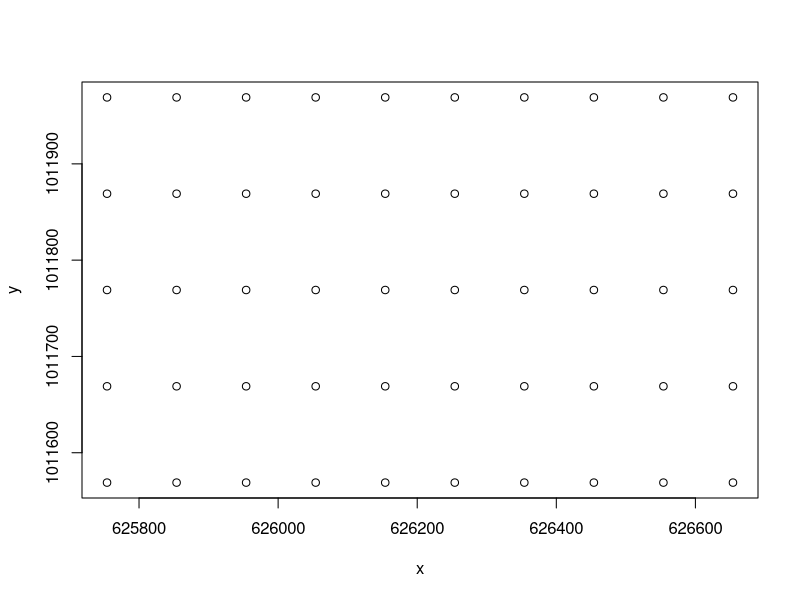
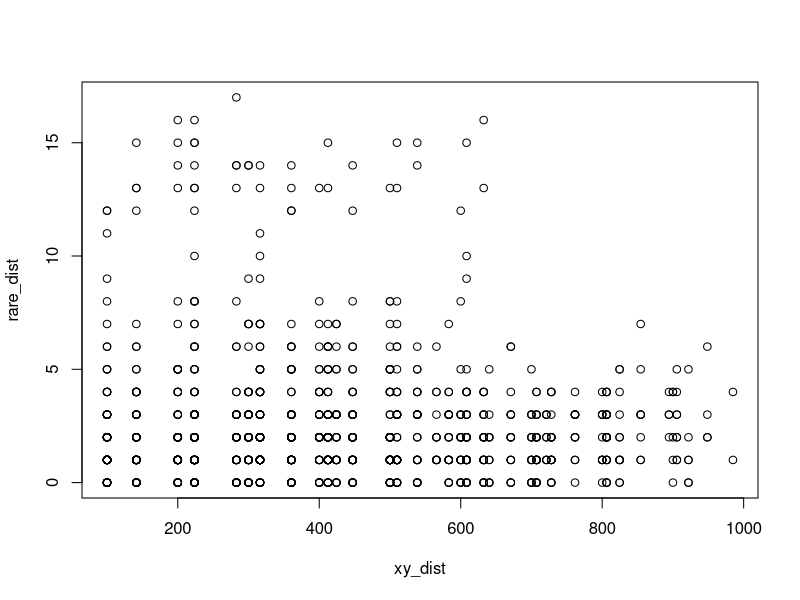
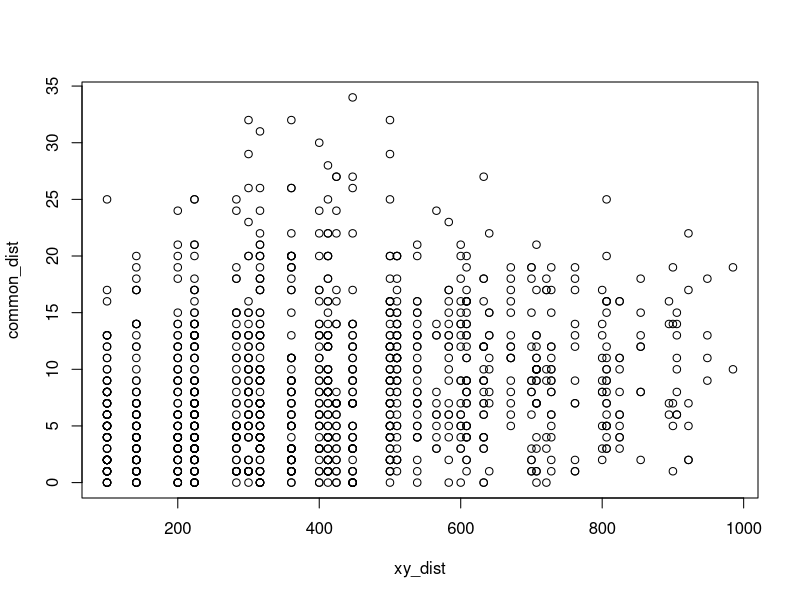

These charts were generated, in order, by the following R code: (Note: this script raises an error after producing the figures.)
## ---- chunk 1
library(vegan)
library(nlme)
data(BCI)
BCI_xy = data.frame(x = rep(seq(625754, 626654, by=100), each=5), 
                    y = rep(seq(1011569,  1011969, by=100), len=50))
dist(BCI_xy)
xy_dist = dist(BCI_xy)
max_dist = max(xy_dist) / 2
# Oenocarpus.mapora: common      Pouteria.reticulata: rare
plot(BCI_xy)
common = BCI$Oenocarpus.mapora
rare = BCI$Pouteria.reticulata
common_dist = dist(common)
rare_dist = dist(rare)
com = mantel(xy_dist, common_dist)
com
rare = mantel(xy_dist, rare_dist)
rare
plot(xy_dist, rare_dist)
plot(xy_dist, common_dist)

# The Mantel statistic for the common species indicates there is a positive correlation between spatial dependance and the common species. The Mantel statistic for the rare species indicates there is only a very slight correlation between the species and spatial dependance. 

# Model 1
DS = BCI$Drypetes.standleyi
QA = BCI$Quassia.amara
mod_DS1 <- glm(DS ~ QA, data= BCI)
mod_DS1
summary(mod_DS1)
mod_DS1 <- gls(DS ~ QA, data= BCI)
par(mfrow=c(1,1))
plot(Variogram(mod_DS1, form= ~ DS + QA))
x = BCI_xy$x 
y = BCI_xy$y
sp_ids1 = c("Drypetes.standleyi", "Quassia.amara")
abn_xy = data.frame(BCI, BCI_xy)
BCI_sub1 = subset(abn_xy, select=sp_ids1)
gls_multi1 = gls(Drypetes.standleyi ~ Quassia.amara, data = BCI_sub1)
multi_rationalnug1 = update(gls_multi1, corr=corRatio(form=~'x' + 'y', nugget=T))
gls_multi1
multi_rationalnug1
summary(gls_multi1)
summary(multi_rationalnug1)
anova(gls_multi1, multi_rationalnug1)
# When comparing the coefficients for the species QA that was used to predict DS, the coefficients essentially didn't change when comparing the general linear model, the gls model, and the rational quadratic error model with a nugget. This makes sense because only one species is being used to predict the abundance of another species. 
# The anova comparing the gls model to the rational quadratic error model with a nugget shows that the rational quadratic error model with nugget has a slightly lower AIC value, implying that it may better model the data than the gls model. The very low P-value indicates that there is a significant difference between the models, so we can assume the rational quadratic error model (w/ nugget) is the model that can better explain the spatial data
# When comparing the summaries of the general linear model predicitng DS by one other species, QA, to the rational quadratic error model with a nugget, the AIC value for the rational model was slightly lower than the AIC value for the general linear model. This indicates that taking spatial dependence into consideration slightly improved the model. When comparing the glm and the gls models predicting DS by QA, they had the same AIC and P-values, indicating that the gls didn't do a radically better job of modelling the data. 

#Model 2
group_sp = BCI$Cordia.lasiocalyx + BCI$Hirtella.triandra + BCI$Picramnia.latifolia + BCI$Quassia.amara +BCI$Tabernaemontana.arborea + BCI$Trattinnickia.aspera + BCI$Xylopia.macrantha
mod_DS2 = glm(DS ~ Cordia.lasiocalyx + Hirtella.triandra + Picramnia.latifolia + Quassia.amara + Tabernaemontana.arborea + Trattinnickia.aspera + Xylopia.macrantha, data = BCI)
mod_DS2
summary(mod_DS2)
mod_DS2 <- gls(DS ~ Cordia.lasiocalyx + Hirtella.triandra + Picramnia.latifolia + Quassia.amara + Tabernaemontana.arborea + Trattinnickia.aspera + Xylopia.macrantha, data= BCI)
par(mfrow=c(1,1))
plot(Variogram(mod_DS2, form= ~ DS + Cordia.lasiocalyx + Hirtella.triandra + Picramnia.latifolia + Quassia.amara + Tabernaemontana.arborea + Trattinnickia.aspera + Xylopia.macrantha))
x = BCI_xy$x 
y = BCI_xy$y
sp_ids = c("Drypetes.standleyi", "Cordia.lasiocalyx", "Hirtella.triandra",
           "Picramnia.latifolia", "Quassia.amara",
           "Tabernaemontana.arborea", "Trattinnickia.aspera", 
           "Xylopia.macrantha")
abn_xy = data.frame(BCI, BCI_xy)
BCI_sub = subset(abn_xy, select=sp_ids)
gls_multi = gls(Drypetes.standleyi ~ Cordia.lasiocalyx + Hirtella.triandra + Picramnia.latifolia + Quassia.amara + Tabernaemontana.arborea + Trattinnickia.aspera + Xylopia.macrantha, data = BCI_sub)
multi_rationalnug = update(gls_multi, corr=corRatio(form=~'x' + 'y', nugget=T))
multi_rationalnug
anova(gls_multi, multi_rationalnug)
# For the model that includes multiple species to predict abundance of DS, the coefficients did change between the general linear model and the rational quadratic error model with a nugget. This indicates that accounting for spatial dependence is important when using multiple species to predict the abundance of DS
# When looking at the anova outputs, the AIC value for the rational quadratic error model with a nugget is slightly lower, indicating that it may be a slightly better model for the data than the gls model. Having a non-origin y-intercept by adding the nugget improves the model by allowing for a better fit and a more accurate starting point.
# Adding the spatial error term had more of an impact on model 2 because it includes multiple species as predictor variables, which means more variables are able to display spatial dependence. Since we are addressing species locations and abundance, the majority of the species should have some degree of spacial dependence, so the more species that are included in the model, the larger the influence of spatial depence will be. Model 1 had less of a change when spatial dependence was taken into consideration because only 1 other species was used as a predictive variable. 
